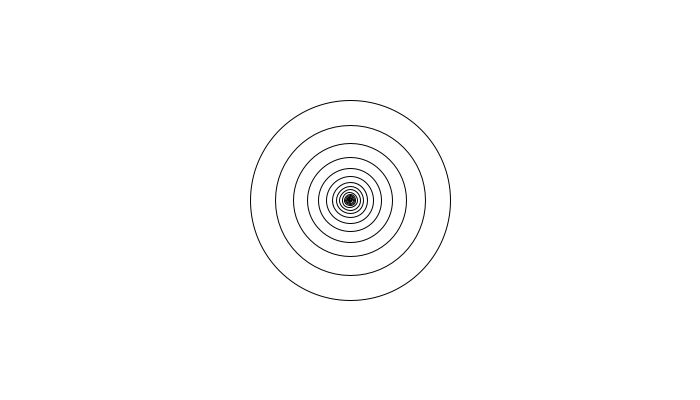
Frame 1 (no input)
Frame 60 (the mouse pressed at the canvas centre just before this capture): identical to frame 1, image omitted
Frame 120 (the mouse held since frame 60 and released just before this capture): identical to frame 1, image omitted

The Processing sketch that drew this single still picture (run headless with seeded random() and noise(); from frame 60 on, the mouse is pressed at the canvas centre):

// Processing sketch: sketch_05_recursion_circle_variations
// ── sketch_05_recursion_circle_variations.pde
void setup() {
  size(700,400);
}
 
void draw() {
  background(255);
  drawCircle(width/2, height/2, 200);
}
 
void drawCircle(float x, float y, float radius) {
  stroke(0);
  noFill();
  ellipse(x, y, radius, radius);
  if(radius > 2) { // vary min size
    // ----
    radius *= 0.75;
    drawCircle(x, y, radius);
    
    // ----
    //drawCircle(x + radius/2, y, radius/2);
    //drawCircle(x - radius/2, y, radius/2);
    
    // ----
    //drawCircle(x + radius/2, y, radius/2);
    //drawCircle(x - radius/2, y, radius/2);
    //drawCircle(x, y + radius/2, radius/2);
    //drawCircle(x, y - radius/2, radius/2);
  }
}
